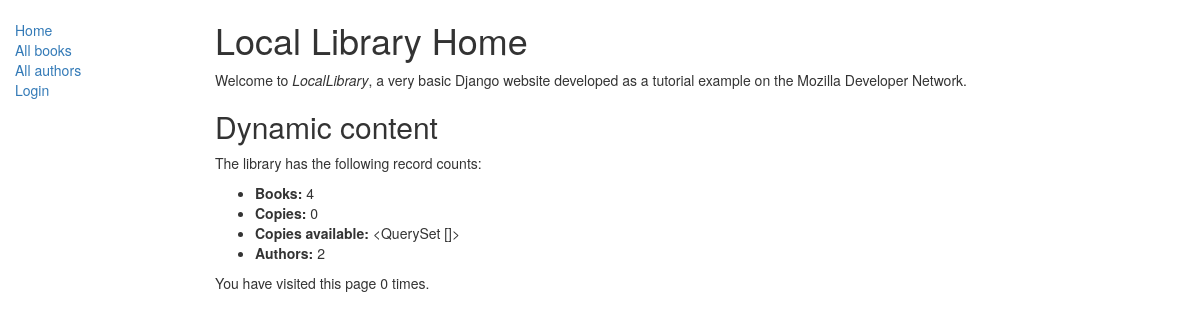
The app's page /catalog/, older data.
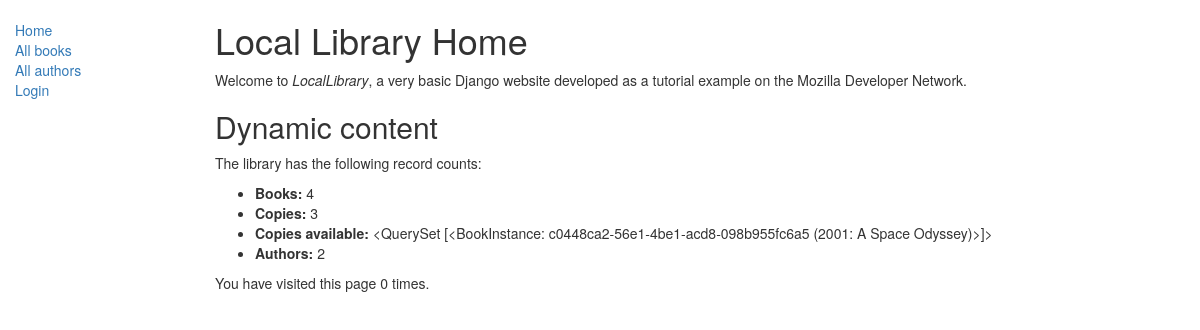
The same page, newer data.
### catalog/models.py (models this page shows, shortened)
class BookInstance(models.Model):
    id = models.UUIDField(primary_key=True, default=uuid.uuid4, help_text="Unique ID for this particular book across whole library")
    book = models.ForeignKey('Book', on_delete=models.SET_NULL, null=True)
    imprint = models.CharField(max_length=200)
    due_back = models.DateField(null=True, blank=True)
    LOAN_STATUS = (
        ('m', 'Maintenance'),
        ('o', 'On loan'),
        ('a', 'Available'),
        ('r', 'Reserved'),
    )
    status = models.CharField(max_length=1, choices=LOAN_STATUS, blank=True, default='d', help_text='Book availability')
    class Meta:
        ordering = ["due_back"]
    def __str__(self):
        return '%s (%s)' % (self.id, self.book.title)

class Book(models.Model):
    title = models.CharField(max_length=200)
    author = models.ForeignKey('Author', on_delete=models.SET_NULL, null=True)
    summary = models.TextField(max_length=1000, help_text="Enter a brief description of the book")
    isbn = models.CharField('ISBN', max_length=13, help_text='13 Character <a href="https://www.isbn-international.org/content/what-isbn">ISBN number</a>')
    genre = models.ManyToManyField(Genre, help_text="Select a genre for this book")
    language = models.ForeignKey('Language', on_delete=models.SET_NULL, null=True)
    def display_genre(self):
        ''' Display genre in Admin'''
        return ', '.join([genre.name for genre in self.genre.all()[:3]])
    display_genre.short_description = 'Genre'

### catalog/views.py (the view)
# urls.py: path('', views.index, name='index'),
def index(request):
    num_books = Book.objects.count()
    num_instances = BookInstance.objects.count()
    num_instances_available = BookInstance.objects.filter(status__exact='a')
    num_authors = Author.objects.count()
    num_visits = request.session.get('num_visits', 0)
    request.session['num_visits'] = num_visits + 1
    return render(request, 'index.html',
                  context={'num_books': num_books,
                           'num_instances': num_instances,
                           'num_instances_available': num_instances_available,
                           'num_authors': num_authors,
                           'num_visits': num_visits})

### templates/index.html
{% extends "base_generic.html" %}
{% block content %}
<h1>Local Library Home</h1>
  <p>Welcome to <em>LocalLibrary</em>, a very basic Django website developed as a tutorial example on the Mozilla Developer Network.</p>
<h2>Dynamic content</h2>
  <p>The library has the following record counts:</p>
  <ul>
    <li><strong>Books:</strong> {{ num_books }}</li>
    <li><strong>Copies:</strong> {{ num_instances }}</li>
    <li><strong>Copies available:</strong> {{ num_instances_available }}</li>
    <li><strong>Authors:</strong> {{ num_authors }}</li>
  </ul>
  <p>You have visited this page {{num_visits}} {% if num_visits == 1 %} time.{% else %} times.{% endif %}</p>
{% endblock %}

Row changes from the older to the newer data that the page shows:
added BookInstance: id+book "<QuerySet [<BookInstance: c0448ca2-56e1-4be1-acd8-098b955fc6a5 (2001: A Space Odyssey)>]>"
Text that changed along with them:
{{ num_instances }}: "0" → "3"
{{ num_instances_available }}: "<QuerySet []>" → (not shown)
